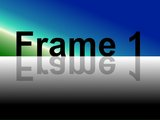
#> input picture blaser_mapping/legacy/rpi_blaser/rpi_end/mjpg-streamer/mjpg-streamer-experimental/plugins/input_testpicture/pictures/160x120_1.jpg, 160 x 120 px
$ python im_hsv_shower.py ../../legacy/rpi_blaser/rpi_end/mjpg-streamer/mjpg-streamer-experimental/plugins/input_testpicture/pictures/160x120_1.jpg
#> lines starting #> are read from the running program, lines starting #| are printed output that depends on the picture
#!/usr/bin/env python
import cv2
import sys
from matplotlib import pyplot as plt

if __name__ == '__main__':
    if len(sys.argv) != 2:
        print("usage: python3 im_hsv_shower.py image_file")
        exit(0)
    im = cv2.imread(sys.argv[1])
#> im is the input picture: shape (120, 160, 3); mean B, G, R 114.9, 90.1, 63
    im_blur = cv2.medianBlur(im, 3)
    im_hsv = cv2.cvtColor(im_blur, cv2.COLOR_BGR2HSV)
#> im_hsv: shape (120, 160, 3); mean H, S, V 55.7, 117.1, 118.5

    f, ax = plt.subplots(1,2)
    ax[0].imshow(im_hsv)
    ax[1].imshow(cv2.cvtColor(im_blur, cv2.COLOR_BGR2RGB))
    plt.show()
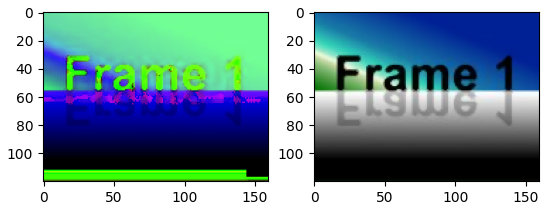
#> figure drawn by matplotlib, 2 panels
